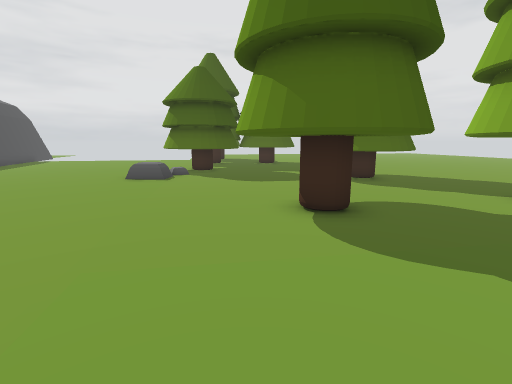
View 1 (above)

24 first-person views from a walk through a scene from a Unity 3-D project. The camera is 1.3 m above the floor, tilts 10° down and sees 85° across. The floor is counted in squares, 1 m on a side. Each view is taken from the middle of a square. On the plan, view 1 faces up. The plan holds only what a view shows up to about 13 squares ahead; the rest is blank. The place goes on beyond the plan.

View 2
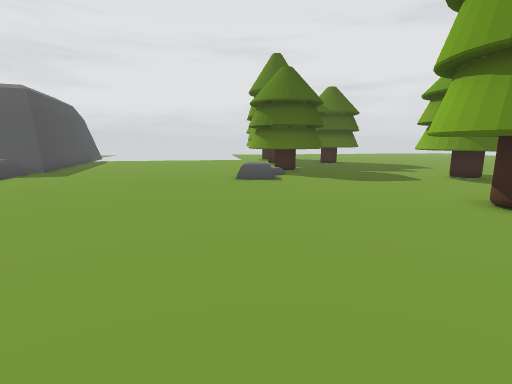

View 3
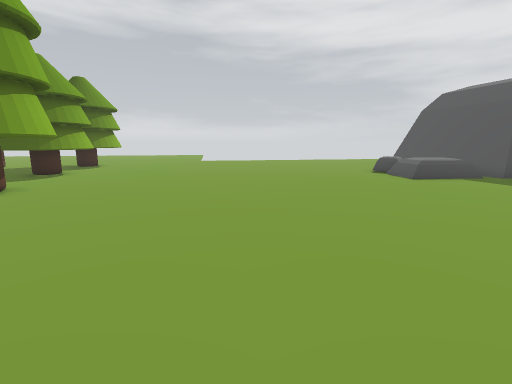

View 4
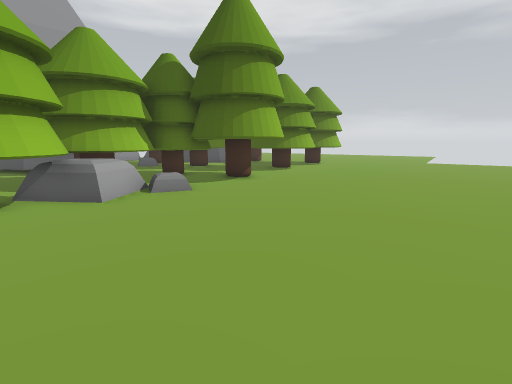

View 5
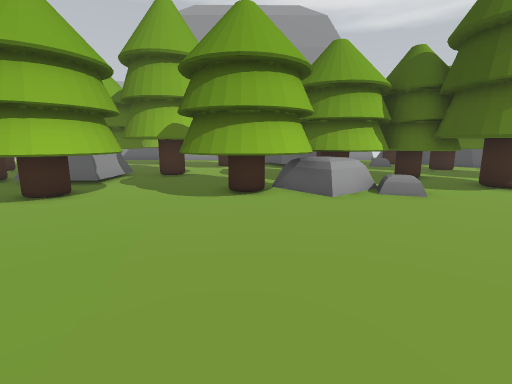

View 6
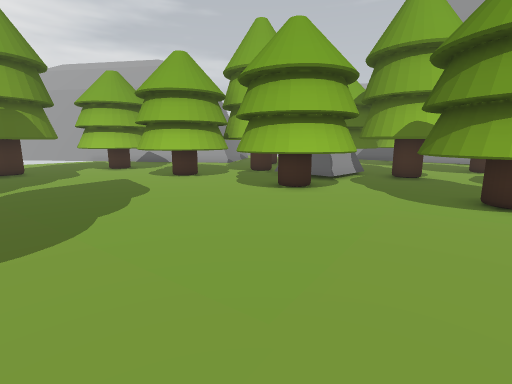

View 7
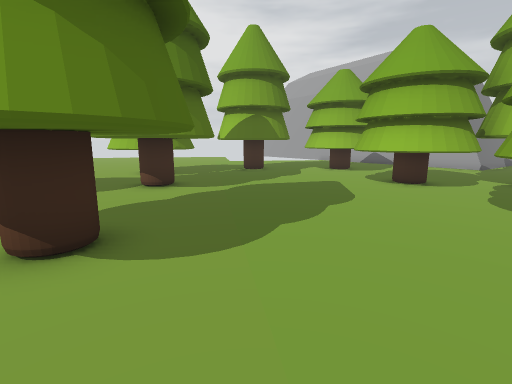

View 8
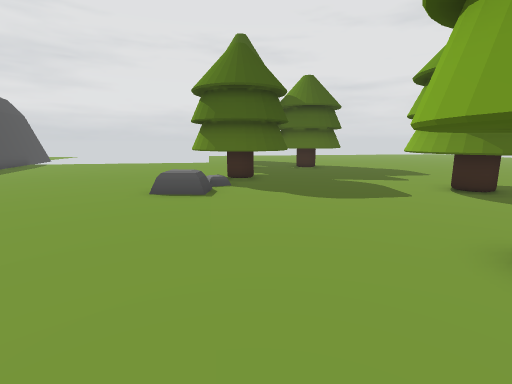

View 9
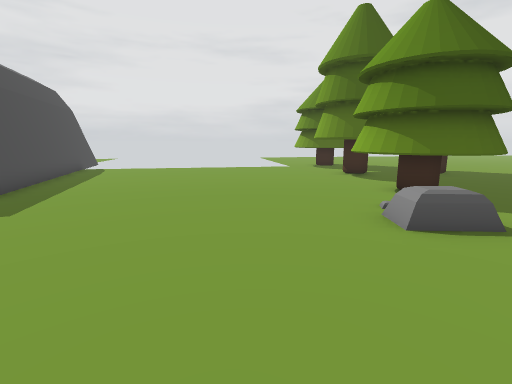

View 10
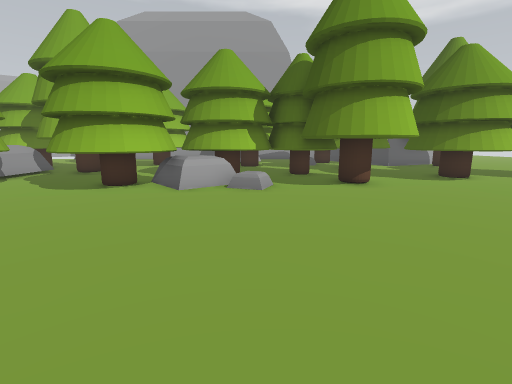

View 11
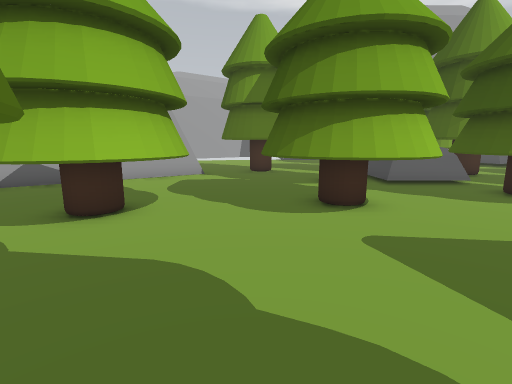

View 12
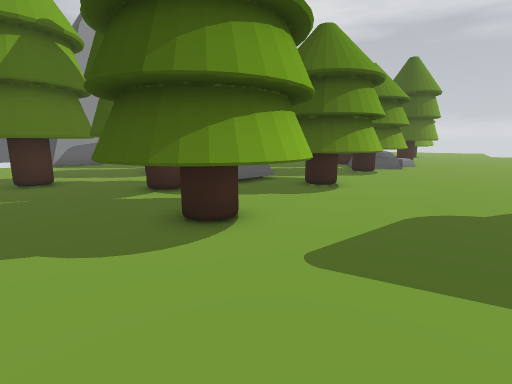

View 13
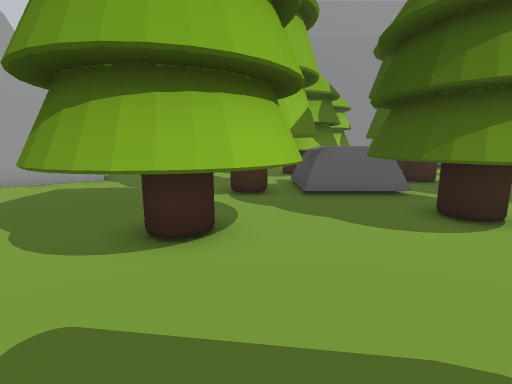

View 14
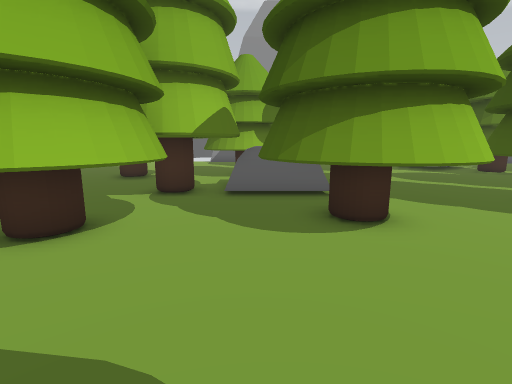

View 15
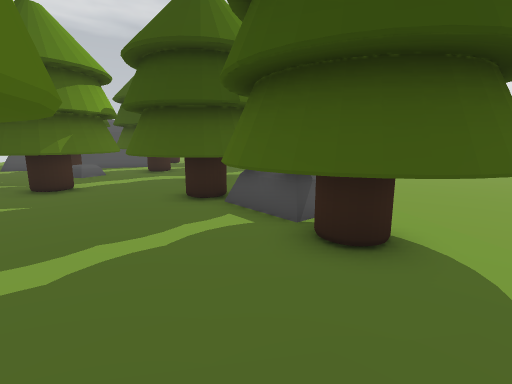

View 16
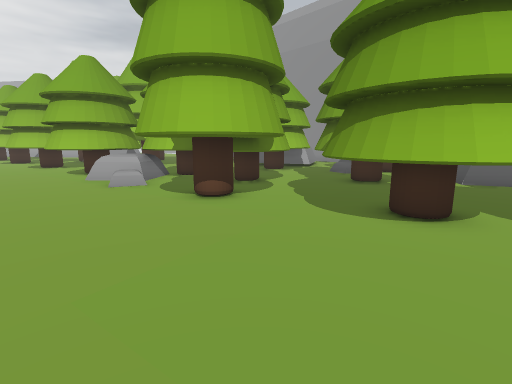

View 17
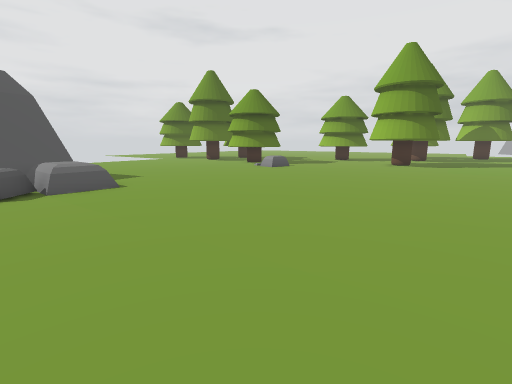

View 18
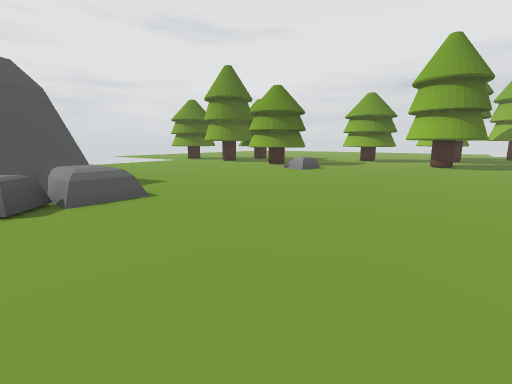

View 19
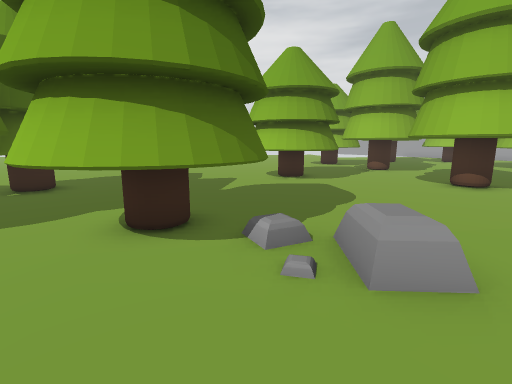

View 20
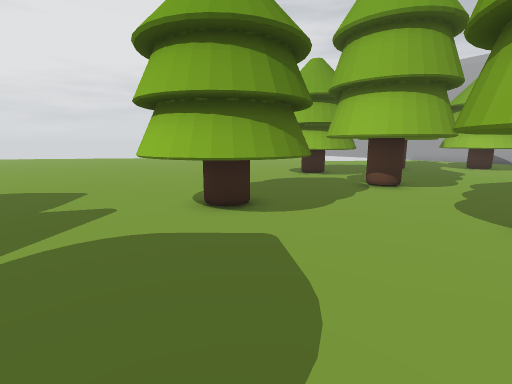

View 21
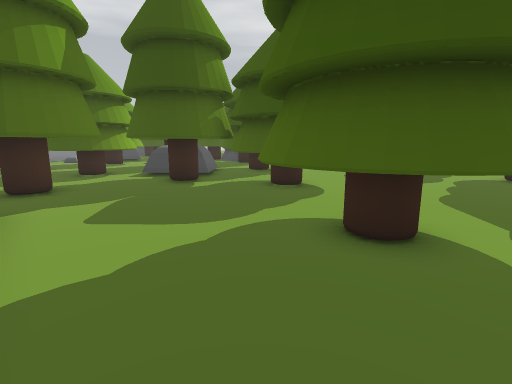

View 22
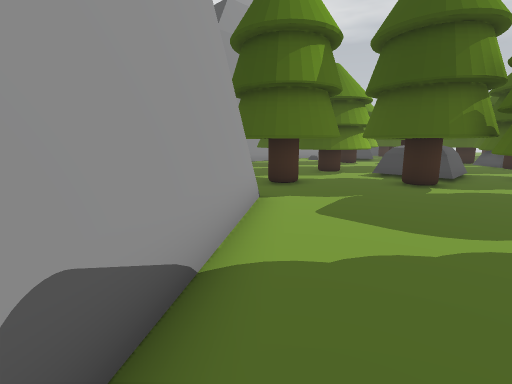

View 23
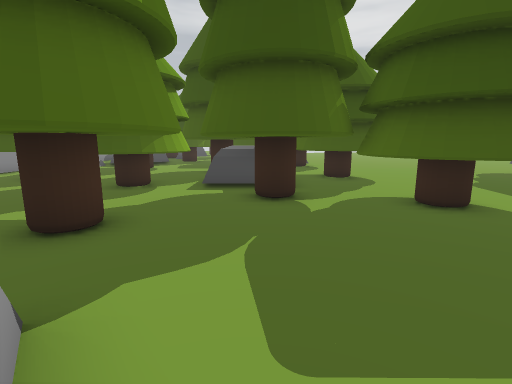

View 24
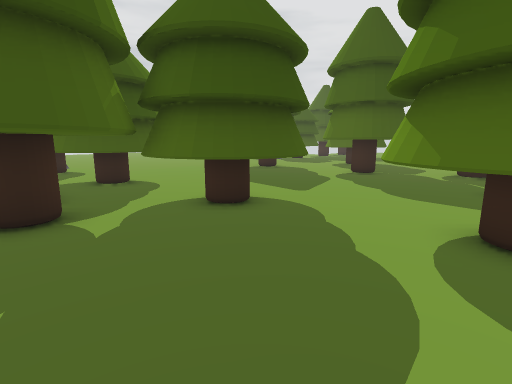

### Floor plan
Key: @ floor where view 1 was taken; # wall or solid block; . floor; = window, fence, low wall or low ledge; O other object.
Columns run from 16 left of view 1 to 16 right of it. Each row starts with its distance up from view 1.
 15  ##.........OO .............
 14  ##.........OO O............
 13  ##.........OOOO............
 12 ###=........OOO....OO ......
 11 =OO...............OOO  ....
 10 OOOO........O.....OOOO ....
  9 OOOO...............OOO...O
  8 ......................OO.OO
  7 ................OOO..OO.OOOO
  6 ................OOOO.OOOOOO
  5 ................OOOO.OO.O..O
  4 ................OOO...OO...OO
  3 ..........................O.O
  2 ...........................O.
  1 ............................O
  0 ................@......O...OO
 -1 ..................OO..OOOOOOOOO.
 -2 ............OOO..OOOOOOOOO.OOOO.
 -3 ....OOOO.O.OOOOO.OOOO.OOOO.OOO...
 -4 .OO.OOOO..OOOOOO.OOOOOOOO.......#
 -5 OOOOOOOOOOOOOOO...OOOOOOO......##
 -6  OOO.OOOOOOOO..OOOOOOOOOO.....##
 -7     ..OOO OOO..OOOOOOOOOOO..###
 -8    OOOO   OO... OOOOOO.OOOO=#
 -9     OOO.OOOO... OOOOOOOOOOOO
-10     OOO OOOO       OOOO O O

Where each view was taken, in squares from view 1:
view 1: 0 up, 0 right, facing up
view 2: 0 up, 4 left, facing up
view 3: 3 up, 3 left, facing left
view 4: 4 up, 3 left, facing down-left
view 5: 4 up, 3 left, facing down
view 6: 4 up, 3 left, facing down-right
view 7: 3 up, 2 left, facing right
view 8: 3 up, 2 left, facing up
view 9: 6 up, 7 left, facing up
view 10: 5 up, 7 left, facing down
view 11: 4 up, 9 right, facing down
view 12: 2 up, 10 right, facing down-left
view 13: 2 up, 6 right, facing down
view 14: 2 up, 4 right, facing down
view 15: 5 down, 1 right, facing left
view 16: 0 up, 16 left, facing down-right
view 17: 0 up, 16 left, facing up-right
view 18: 2 up, 16 left, facing up-right
view 19: 12 up, 7 left, facing right
view 20: 10 up, 2 left, facing right
view 21: 3 down, 16 right, facing left
view 22: 3 down, 16 right, facing down-left
view 23: 6 down, 13 right, facing left
view 24: 6 down, 12 right, facing up-left
